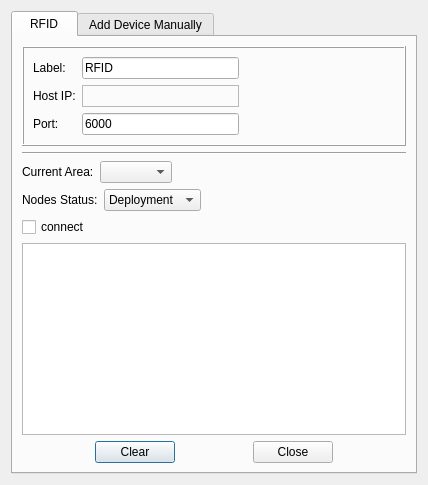
<?xml version="1.0" encoding="UTF-8"?>
<ui version="4.0">
 <class>DeploySystem</class>
 <widget class="QDialog" name="DeploySystem">
  <property name="geometry">
   <rect>
    <x>0</x>
    <y>0</y>
    <width>428</width>
    <height>485</height>
   </rect>
  </property>
  <property name="windowTitle">
   <string>Dialog</string>
  </property>
  <widget class="QTabWidget" name="tabWidget">
   <property name="geometry">
    <rect>
     <x>11</x>
     <y>11</y>
     <width>406</width>
     <height>463</height>
    </rect>
   </property>
   <property name="currentIndex">
    <number>0</number>
   </property>
   <widget class="QWidget" name="tab">
    <attribute name="title">
     <string>  RFID  </string>
    </attribute>
    <layout class="QVBoxLayout" name="verticalLayout">
     <item>
      <widget class="QFrame" name="frame">
       <property name="frameShape">
        <enum>QFrame::Box</enum>
       </property>
       <property name="frameShadow">
        <enum>QFrame::Raised</enum>
       </property>
       <layout class="QGridLayout" name="gridLayout" rowstretch="0,0,1">
        <item row="1" column="1">
         <widget class="IpAddrEdit" name="ipAddrEdit">
          <property name="maximumSize">
           <size>
            <width>180</width>
            <height>16777215</height>
           </size>
          </property>
          <property name="frameShape">
           <enum>QFrame::StyledPanel</enum>
          </property>
          <property name="frameShadow">
           <enum>QFrame::Raised</enum>
          </property>
         </widget>
        </item>
        <item row="0" column="0">
         <widget class="QLabel" name="label">
          <property name="text">
           <string>Label:</string>
          </property>
         </widget>
        </item>
        <item row="0" column="1">
         <widget class="QLineEdit" name="lineEdit">
          <property name="text">
           <string>RFID</string>
          </property>
          <property name="readOnly">
           <bool>true</bool>
          </property>
         </widget>
        </item>
        <item row="1" column="0">
         <widget class="QLabel" name="label_2">
          <property name="text">
           <string>Host IP:</string>
          </property>
         </widget>
        </item>
        <item row="2" column="0">
         <widget class="QLabel" name="label_3">
          <property name="text">
           <string>Port:</string>
          </property>
         </widget>
        </item>
        <item row="2" column="1">
         <widget class="QLineEdit" name="portEdit">
          <property name="text">
           <string>6000</string>
          </property>
          <property name="readOnly">
           <bool>false</bool>
          </property>
         </widget>
        </item>
        <item row="1" column="2">
         <spacer name="horizontalSpacer_5">
          <property name="orientation">
           <enum>Qt::Horizontal</enum>
          </property>
          <property name="sizeHint" stdset="0">
           <size>
            <width>40</width>
            <height>20</height>
           </size>
          </property>
         </spacer>
        </item>
       </layout>
      </widget>
     </item>
     <item>
      <widget class="Line" name="line">
       <property name="orientation">
        <enum>Qt::Horizontal</enum>
       </property>
      </widget>
     </item>
     <item>
      <layout class="QHBoxLayout" name="horizontalLayout_4">
       <item>
        <widget class="QLabel" name="label_5">
         <property name="text">
          <string>Current Area:</string>
         </property>
        </widget>
       </item>
       <item>
        <widget class="QComboBox" name="areaCbx"/>
       </item>
       <item>
        <spacer name="horizontalSpacer_6">
         <property name="orientation">
          <enum>Qt::Horizontal</enum>
         </property>
         <property name="sizeHint" stdset="0">
          <size>
           <width>40</width>
           <height>20</height>
          </size>
         </property>
        </spacer>
       </item>
      </layout>
     </item>
     <item>
      <layout class="QHBoxLayout" name="horizontalLayout">
       <item>
        <widget class="QLabel" name="label_4">
         <property name="text">
          <string>Nodes Status:</string>
         </property>
        </widget>
       </item>
       <item>
        <widget class="QComboBox" name="workStatusCbx">
         <item>
          <property name="text">
           <string>Deployment</string>
          </property>
         </item>
         <item>
          <property name="text">
           <string>Pick Up</string>
          </property>
         </item>
         <item>
          <property name="text">
           <string>Both</string>
          </property>
         </item>
        </widget>
       </item>
       <item>
        <spacer name="horizontalSpacer_7">
         <property name="orientation">
          <enum>Qt::Horizontal</enum>
         </property>
         <property name="sizeHint" stdset="0">
          <size>
           <width>40</width>
           <height>20</height>
          </size>
         </property>
        </spacer>
       </item>
      </layout>
     </item>
     <item>
      <layout class="QHBoxLayout" name="horizontalLayout_2">
       <item>
        <widget class="QCheckBox" name="ConCbx">
         <property name="text">
          <string>connect</string>
         </property>
        </widget>
       </item>
       <item>
        <spacer name="horizontalSpacer">
         <property name="orientation">
          <enum>Qt::Horizontal</enum>
         </property>
         <property name="sizeHint" stdset="0">
          <size>
           <width>40</width>
           <height>20</height>
          </size>
         </property>
        </spacer>
       </item>
      </layout>
     </item>
     <item>
      <widget class="QTextBrowser" name="textBrowser"/>
     </item>
     <item>
      <layout class="QHBoxLayout" name="horizontalLayout_3">
       <item>
        <spacer name="horizontalSpacer_2">
         <property name="orientation">
          <enum>Qt::Horizontal</enum>
         </property>
         <property name="sizeHint" stdset="0">
          <size>
           <width>40</width>
           <height>20</height>
          </size>
         </property>
        </spacer>
       </item>
       <item>
        <widget class="QPushButton" name="clearBtn">
         <property name="text">
          <string>Clear</string>
         </property>
        </widget>
       </item>
       <item>
        <spacer name="horizontalSpacer_3">
         <property name="orientation">
          <enum>Qt::Horizontal</enum>
         </property>
         <property name="sizeHint" stdset="0">
          <size>
           <width>40</width>
           <height>20</height>
          </size>
         </property>
        </spacer>
       </item>
       <item>
        <widget class="QPushButton" name="closeBtn">
         <property name="text">
          <string>Close</string>
         </property>
        </widget>
       </item>
       <item>
        <spacer name="horizontalSpacer_4">
         <property name="orientation">
          <enum>Qt::Horizontal</enum>
         </property>
         <property name="sizeHint" stdset="0">
          <size>
           <width>40</width>
           <height>20</height>
          </size>
         </property>
        </spacer>
       </item>
      </layout>
     </item>
    </layout>
   </widget>
   <widget class="QWidget" name="tab_2">
    <attribute name="title">
     <string>Add Device Manually</string>
    </attribute>
    <layout class="QVBoxLayout" name="verticalLayout_3">
     <item>
      <layout class="QHBoxLayout" name="horizontalLayout_5">
       <item>
        <widget class="QLabel" name="label_6">
         <property name="text">
          <string>Add To Area:</string>
         </property>
        </widget>
       </item>
       <item>
        <widget class="QComboBox" name="addToAreaCbx"/>
       </item>
       <item>
        <spacer name="horizontalSpacer_10">
         <property name="orientation">
          <enum>Qt::Horizontal</enum>
         </property>
         <property name="sizeHint" stdset="0">
          <size>
           <width>40</width>
           <height>20</height>
          </size>
         </property>
        </spacer>
       </item>
      </layout>
     </item>
     <item>
      <layout class="QHBoxLayout" name="horizontalLayout_6">
       <item>
        <widget class="QLabel" name="label_7">
         <property name="text">
          <string>Nodes Status:</string>
         </property>
        </widget>
       </item>
       <item>
        <widget class="QComboBox" name="workStatusCbx2">
         <item>
          <property name="text">
           <string>Deployment</string>
          </property>
         </item>
         <item>
          <property name="text">
           <string>Pick Up</string>
          </property>
         </item>
         <item>
          <property name="text">
           <string>Both</string>
          </property>
         </item>
        </widget>
       </item>
       <item>
        <spacer name="horizontalSpacer_11">
         <property name="orientation">
          <enum>Qt::Horizontal</enum>
         </property>
         <property name="sizeHint" stdset="0">
          <size>
           <width>40</width>
           <height>20</height>
          </size>
         </property>
        </spacer>
       </item>
      </layout>
     </item>
     <item>
      <layout class="QHBoxLayout" name="horizontalLayout_7">
       <item>
        <widget class="QLabel" name="label_8">
         <property name="text">
          <string>Device No:</string>
         </property>
        </widget>
       </item>
       <item>
        <widget class="QLineEdit" name="deviceNoEdit"/>
       </item>
       <item>
        <spacer name="horizontalSpacer_12">
         <property name="orientation">
          <enum>Qt::Horizontal</enum>
         </property>
         <property name="sizeHint" stdset="0">
          <size>
           <width>40</width>
           <height>20</height>
          </size>
         </property>
        </spacer>
       </item>
      </layout>
     </item>
     <item>
      <widget class="Line" name="line_2">
       <property name="orientation">
        <enum>Qt::Horizontal</enum>
       </property>
      </widget>
     </item>
     <item>
      <widget class="QTextBrowser" name="textBrowser2"/>
     </item>
     <item>
      <layout class="QHBoxLayout" name="horizontalLayout_9">
       <item>
        <spacer name="horizontalSpacer_13">
         <property name="orientation">
          <enum>Qt::Horizontal</enum>
         </property>
         <property name="sizeHint" stdset="0">
          <size>
           <width>40</width>
           <height>20</height>
          </size>
         </property>
        </spacer>
       </item>
       <item>
        <widget class="QPushButton" name="addBtn">
         <property name="text">
          <string>&amp;Add/Update</string>
         </property>
        </widget>
       </item>
       <item>
        <widget class="QPushButton" name="closeBtn2">
         <property name="text">
          <string>&amp;Close</string>
         </property>
        </widget>
       </item>
       <item>
        <widget class="QPushButton" name="pushButton">
         <property name="text">
          <string>&amp;Clear</string>
         </property>
        </widget>
       </item>
       <item>
        <spacer name="horizontalSpacer_9">
         <property name="orientation">
          <enum>Qt::Horizontal</enum>
         </property>
         <property name="sizeHint" stdset="0">
          <size>
           <width>40</width>
           <height>20</height>
          </size>
         </property>
        </spacer>
       </item>
      </layout>
     </item>
     <item>
      <spacer name="verticalSpacer">
       <property name="orientation">
        <enum>Qt::Vertical</enum>
       </property>
       <property name="sizeHint" stdset="0">
        <size>
         <width>20</width>
         <height>40</height>
        </size>
       </property>
      </spacer>
     </item>
    </layout>
   </widget>
  </widget>
 </widget>
 <customwidgets>
  <customwidget>
   <class>IpAddrEdit</class>
   <extends>QFrame</extends>
   <header>publicwidgets.h</header>
   <container>1</container>
  </customwidget>
 </customwidgets>
 <resources/>
 <connections/>
</ui>
